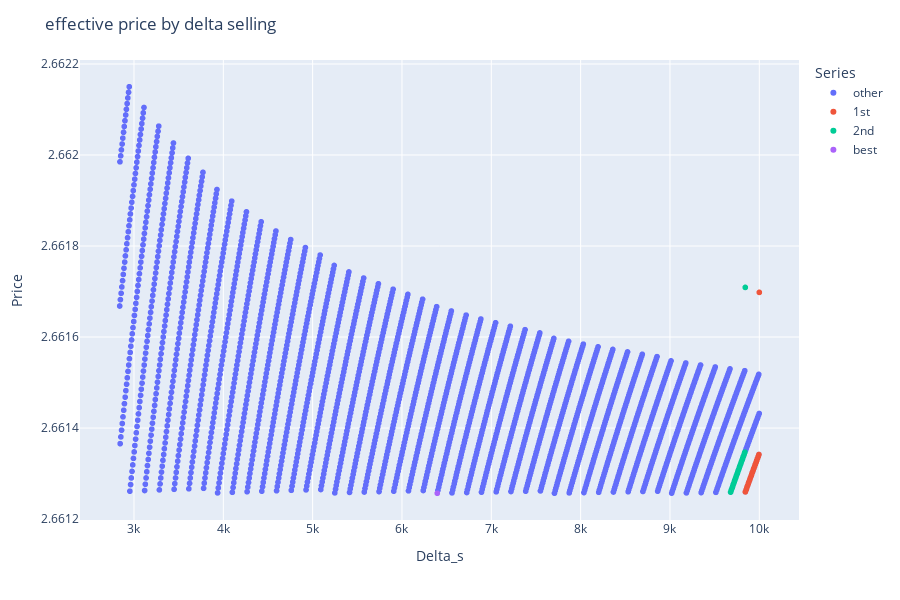

This figure's notebook cell:
### Code cell
# Convert your data lists to Pandas DataFrames for easier handling
df1 = pd.DataFrame(perfect, columns=['delta_b', 'delta_s', 'price'])
df2 = pd.DataFrame(best_imperfect, columns=['delta_b', 'delta_s', 'price'])
df3 = pd.DataFrame(other_imperfect, columns=['delta_b', 'delta_s', 'price'])
df4 = pd.DataFrame(delta_b_too_low, columns=['delta_b', 'delta_s', 'price'])
df5 = pd.DataFrame(suboptimal_delta_b, columns=['delta_b', 'delta_s', 'price'])
df6 = pd.DataFrame(first_slope, columns=['delta_b', 'delta_s', 'price'])
df7 = pd.DataFrame(second_slope, columns=['delta_b', 'delta_s', 'price'])

# Combine the dataframes with an identifier column
df1['Series'] = 'Without'
df2['Series'] = 'best'
df3['Series'] = 'other'
# df4['Series'] = 'Delta_b too low'
# df5['Series'] = 'Delta_b suboptimal'
df6['Series'] = '1st'
df7['Series'] = '2nd'
combined_df = pd.concat([df1, df3, df6, df7, df2])

# combined_df = combined_df.sort_values(by='delta_s', ascending=True)

# Create an interactive scatter plot
fig = px.scatter(combined_df, x='delta_s', y='price', color='Series',
                 hover_data=['delta_b', 'delta_s', 'price'])

# Add plot titles and labels
fig.update_layout(title='effective price by delta selling',
                  xaxis_title='Delta_s',
                  yaxis_title='Price',
                  # showlegend=False,
                  height=600)

# fig.update_yaxes(range=[combined_df['price'].min(), combined_df['price'].max()])  # Adjust the range as needed

# # Sort the DataFrame by 'ratio' in descending order
# sorted_df = combined_df.sort_values(by='price', ascending=False)

# # Adding a line that connects the dots in decreasing order of their y-value
# fig.add_trace(px.line(sorted_df, x='delta_b', y='price').data[0])

# # Find the five lowest unique y-values (ratios)
# lowest_ratios = combined_df['price'].unique()
# lowest_ratios.sort()

# # Group by 'ratio' and draw lines for each of the five lowest ratios
# for price in lowest_ratios[:20]:
#     group = combined_df[combined_df['price'] == price]
#     # Sort each group by 'delta_b' to make line connections logical
#     sorted_group = group.sort_values(by='delta_b')
#     fig.add_trace(px.line(sorted_group, x='delta_b', y='price').data[0])

# # Adjusting the plot size and layout
# fig.update_layout(title='Scatter Plot with Lines for Lowest Y-values',
#                   xaxis_title='Delta_b',
#                   yaxis_title='Price',
#                   height=800)

# Show the plot
fig.show()

### Figure 1 — Plotly figure (JSON) as saved in the notebook; plotly's stock layout.template omitted (floating-point values rounded to 4 significant figures; data arrays with more than 128 entries replaced by an {"elided": "..."} marker saying what was removed)
{"data": [{"customdata": {"elided": "2690x1 int values"}, "hovertemplate": "Series=other<br>delta_s=%{x}<br>price=%{y}<br>delta_b=%{customdata[0]}<extra></extra>", "legendgroup": "other", "marker": {"color": "#636efa", "symbol": "circle"}, "mode": "markers", "name": "other", "showlegend": true, "type": "scattergl", "x": {"elided": "2690 int values"}, "xaxis": "x", "y": {"elided": "2690 float values"}, "yaxis": "y"}, {"customdata": [[3757], [3756], [3753], [3750], [3747], [3744], [3741], [3738], [3735], [3732], [3729], [3726], [3723], [3720], [3717], [3714], [3711], [3708], [3705], [3702], [3699]], "hovertemplate": "Series=1st<br>delta_s=%{x}<br>price=%{y}<br>delta_b=%{customdata[0]}<extra></extra>", "legendgroup": "1st", "marker": {"color": "#EF553B", "symbol": "circle"}, "mode": "markers", "name": "1st", "showlegend": true, "type": "scattergl", "x": [10000, 9996, 9988, 9980, 9972, 9964, 9956, 9948, 9940, 9932, 9924, 9916, 9908, 9900, 9892, 9884, 9876, 9868, 9860, 9852, 9844], "xaxis": "x", "y": [2.662, 2.661, 2.661, 2.661, 2.661, 2.661, 2.661, 2.661, 2.661, 2.661, 2.661, 2.661, 2.661, 2.661, 2.661, 2.661, 2.661, 2.661, 2.661, 2.661, 2.661], "yaxis": "y"}, {"customdata": [[3698], [3697], [3694], [3691], [3688], [3685], [3682], [3679], [3676], [3673], [3670], [3667], [3664], [3661], [3658], [3655], [3652], [3649], [3646], [3643], [3640], [3637]], "hovertemplate": "Series=2nd<br>delta_s=%{x}<br>price=%{y}<br>delta_b=%{customdata[0]}<extra></extra>", "legendgroup": "2nd", "marker": {"color": "#00cc96", "symbol": "circle"}, "mode": "markers", "name": "2nd", "showlegend": true, "type": "scattergl", "x": [9843, 9839, 9831, 9823, 9815, 9807, 9799, 9791, 9783, 9775, 9767, 9759, 9751, 9743, 9735, 9727, 9719, 9711, 9703, 9695, 9687, 9679], "xaxis": "x", "y": [2.662, 2.661, 2.661, 2.661, 2.661, 2.661, 2.661, 2.661, 2.661, 2.661, 2.661, 2.661, 2.661, 2.661, 2.661, 2.661, 2.661, 2.661, 2.661, 2.661, 2.661, 2.661], "yaxis": "y"}, {"customdata": [[2403]], "hovertemplate": "Series=best<br>delta_s=%{x}<br>price=%{y}<br>delta_b=%{customdata[0]}<extra></extra>", "legendgroup": "best", "marker": {"color": "#ab63fa", "symbol": "circle"}, "mode": "markers", "name": "best", "showlegend": true, "type": "scattergl", "x": [6395], "xaxis": "x", "y": [2.661], "yaxis": "y"}], "layout": {"height": 600, "legend": {"title": {"text": "Series"}, "tracegroupgap": 0}, "margin": {"t": 60}, "title": {"text": "effective price by delta selling"}, "xaxis": {"anchor": "y", "domain": [0, 1], "title": {"text": "Delta_s"}}, "yaxis": {"anchor": "x", "domain": [0, 1], "title": {"text": "Price"}}}}
